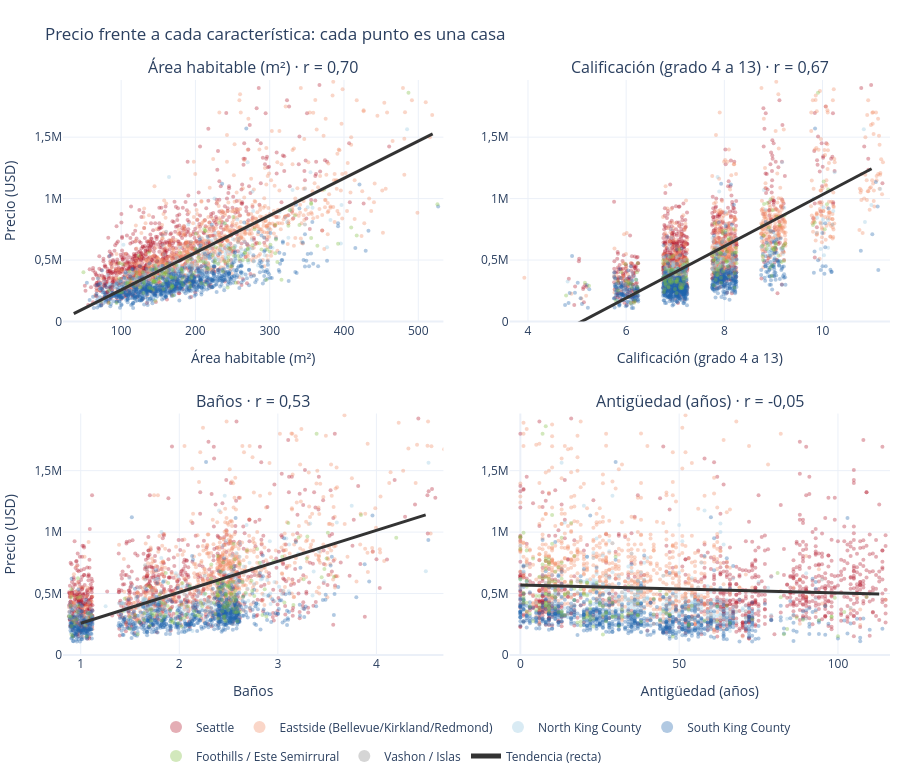
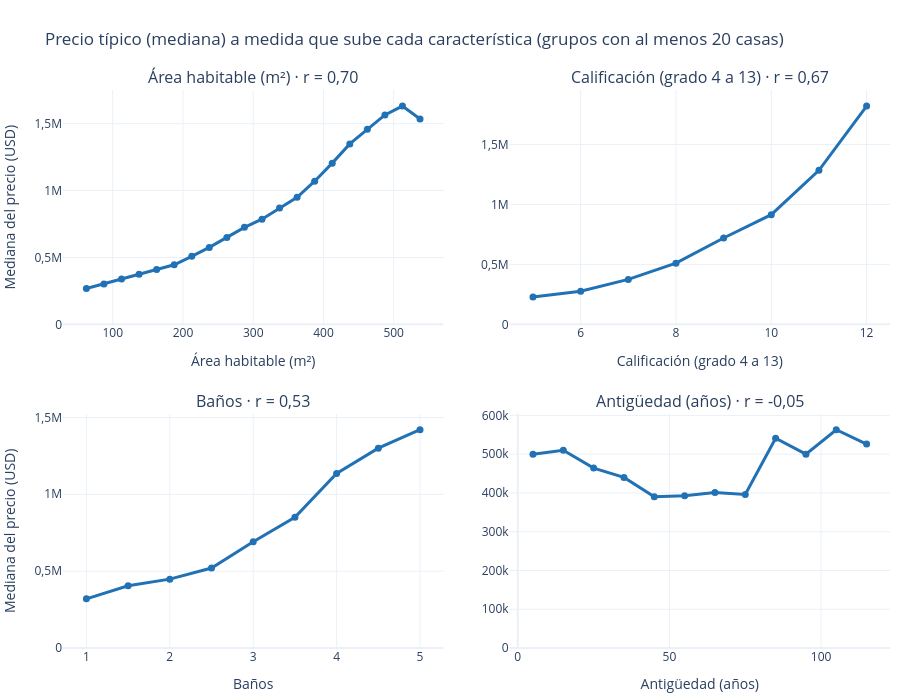

Notebook cell for these charts, in order:
### Markdown cell above
#### La correlación vista de cerca

Para cuatro variables (área habitable, calificación, baños y antigüedad) se muestran dos vistas:

- **Dispersión:** cada punto es una casa y la línea naranja es la tendencia recta. Si la nube sube y se pega a la línea, r es alta.
- **Líneas de mediana:** el precio típico por tramos. La antigüedad tiene forma de U, por eso su r es casi 0 (r solo mide relaciones en línea recta).

### Code cell
dash.figura_p1_dispersion(d, color_por="Municipio / Subregión").show()
dash.figura_p1_lineas(d).show()

### Figure 1 — Plotly figure (JSON) as saved in the notebook; plotly's stock layout.template omitted (floating-point values rounded to 4 significant figures; data arrays with more than 128 entries replaced by an {"elided": "..."} marker saying what was removed)
{"data": [{"customdata": {"elided": "897 str values"}, "hovertemplate": "Área habitable (m²): %{x:,.1f}<br>Precio: USD %{y:,.0f}<br>%{customdata}<extra></extra>", "legendgroup": "Seattle", "marker": {"color": "#b2182b", "opacity": 0.35, "size": 4}, "mode": "markers", "name": "Seattle", "showlegend": true, "type": "scatter", "x": {"elided": "897 float values"}, "xaxis": "x", "y": {"elided": "897 float values"}, "yaxis": "y"}, {"customdata": {"elided": "806 str values"}, "hovertemplate": "Área habitable (m²): %{x:,.1f}<br>Precio: USD %{y:,.0f}<br>%{customdata}<extra></extra>", "legendgroup": "Eastside (Bellevue/Kirkland/Redmond)", "marker": {"color": "#ef8a62", "opacity": 0.35, "size": 4}, "mode": "markers", "name": "Eastside (Bellevue/Kirkland/Redmond)", "showlegend": true, "type": "scatter", "x": {"elided": "806 float values"}, "xaxis": "x", "y": {"elided": "806 float values"}, "yaxis": "y"}, {"customdata": {"elided": "297 str values"}, "hovertemplate": "Área habitable (m²): %{x:,.1f}<br>Precio: USD %{y:,.0f}<br>%{customdata}<extra></extra>", "legendgroup": "North King County", "marker": {"color": "#92c5de", "opacity": 0.35, "size": 4}, "mode": "markers", "name": "North King County", "showlegend": true, "type": "scatter", "x": {"elided": "297 float values"}, "xaxis": "x", "y": {"elided": "297 float values"}, "yaxis": "y"}, {"customdata": {"elided": "819 str values"}, "hovertemplate": "Área habitable (m²): %{x:,.1f}<br>Precio: USD %{y:,.0f}<br>%{customdata}<extra></extra>", "legendgroup": "South King County", "marker": {"color": "#2166ac", "opacity": 0.35, "size": 4}, "mode": "markers", "name": "South King County", "showlegend": true, "type": "scatter", "x": {"elided": "819 float values"}, "xaxis": "x", "y": {"elided": "819 float values"}, "yaxis": "y"}, {"customdata": {"elided": "163 str values"}, "hovertemplate": "Área habitable (m²): %{x:,.1f}<br>Precio: USD %{y:,.0f}<br>%{customdata}<extra></extra>", "legendgroup": "Foothills / Este Semirrural", "marker": {"color": "#7fbc41", "opacity": 0.35, "size": 4}, "mode": "markers", "name": "Foothills / Este Semirrural", "showlegend": true, "type": "scatter", "x": {"elided": "163 float values"}, "xaxis": "x", "y": {"elided": "163 float values"}, "yaxis": "y"}, {"customdata": ["Vashon Island", "Vashon Island", "Vashon Island", "Vashon Island", "Vashon Island", "Vashon Island", "Vashon Island", "Vashon Island", "Vashon Island", "Vashon Island", "Vashon Island", "Vashon Island", "Vashon Island", "Vashon Island", "Vashon Island", "Vashon Island", "Vashon Island", "Vashon Island"], "hovertemplate": "Área habitable (m²): %{x:,.1f}<br>Precio: USD %{y:,.0f}<br>%{customdata}<extra></extra>", "legendgroup": "Vashon / Islas", "marker": {"color": "#878787", "opacity": 0.35, "size": 4}, "mode": "markers", "name": "Vashon / Islas", "showlegend": true, "type": "scatter", "x": [148.7, 115.2, 118.5, 257.3, 195.1, 124.5, 120.8, 194.2, 160.3, 156.0, 194.2, 130.1, 160.5, 347.5, 102.2, 191.4, 96.62, 189.5], "xaxis": "x", "y": [492500.0, 355000.0, 309600.0, 645000.0, 437500.0, 297000.0, 295000.0, 649000.0, 363800.0, 700000.0, 400000.0, 383000.0, 730000.0, 789000.0, 303000.0, 510000.0, 330000.0, 615000.0], "yaxis": "y"}, {"line": {"color": "#333333", "width": 3}, "mode": "lines", "name": "Tendencia (recta)", "showlegend": true, "type": "scatter", "x": [36.23, 46.09, 55.95, 65.81, 75.67, 85.53, 95.39, 105.2, 115.1, 125.0, 134.8, 144.7, 154.5, 164.4, 174.3, 184.1, 194.0, 203.8, 213.7, 223.6, 233.4, 243.3, 253.1, 263.0, 272.9, 282.7, 292.6, 302.4, 312.3, 322.2, 332.0, 341.9, 351.7, 361.6, 371.5, 381.3, 391.2, 401.0, 410.9, 420.8, 430.6, 440.5, 450.3, 460.2, 470.1, 479.9, 489.8, 499.6, 509.5, 519.4], "xaxis": "x", "y": [64670.0, 94510.0, 124400.0, 154200.0, 184000.0, 213900.0, 243700.0, 273500.0, 303400.0, 333200.0, 363100.0, 392900.0, 422700.0, 452600.0, 482400.0, 512300.0, 542100.0, 571900.0, 601800.0, 631600.0, 661500.0, 691300.0, 721100.0, 751000.0, 780800.0, 810700.0, 840500.0, 870300.0, 900200.0, 930000.0, 959900.0, 989700.0, 1020000.0, 1049000.0, 1079000.0, 1109000.0, 1139000.0, 1169000.0, 1199000.0, 1228000.0, 1258000.0, 1288000.0, 1318000.0, 1348000.0, 1378000.0, 1407000.0, 1437000.0, 1467000.0, 1497000.0, 1527000.0], "yaxis": "y"}, {"customdata": {"elided": "897 str values"}, "hovertemplate": "Calificación (grado 4 a 13): %{x:,.1f}<br>Precio: USD %{y:,.0f}<br>%{customdata}<extra></extra>", "legendgroup": "Seattle", "marker": {"color": "#b2182b", "opacity": 0.35, "size": 4}, "mode": "markers", "name": "Seattle", "showlegend": false, "type": "scatter", "x": {"elided": "897 float values"}, "xaxis": "x2", "y": {"elided": "897 float values"}, "yaxis": "y2"}, {"customdata": {"elided": "806 str values"}, "hovertemplate": "Calificación (grado 4 a 13): %{x:,.1f}<br>Precio: USD %{y:,.0f}<br>%{customdata}<extra></extra>", "legendgroup": "Eastside (Bellevue/Kirkland/Redmond)", "marker": {"color": "#ef8a62", "opacity": 0.35, "size": 4}, "mode": "markers", "name": "Eastside (Bellevue/Kirkland/Redmond)", "showlegend": false, "type": "scatter", "x": {"elided": "806 float values"}, "xaxis": "x2", "y": {"elided": "806 float values"}, "yaxis": "y2"}, {"customdata": {"elided": "297 str values"}, "hovertemplate": "Calificación (grado 4 a 13): %{x:,.1f}<br>Precio: USD %{y:,.0f}<br>%{customdata}<extra></extra>", "legendgroup": "North King County", "marker": {"color": "#92c5de", "opacity": 0.35, "size": 4}, "mode": "markers", "name": "North King County", "showlegend": false, "type": "scatter", "x": {"elided": "297 float values"}, "xaxis": "x2", "y": {"elided": "297 float values"}, "yaxis": "y2"}, {"customdata": {"elided": "819 str values"}, "hovertemplate": "Calificación (grado 4 a 13): %{x:,.1f}<br>Precio: USD %{y:,.0f}<br>%{customdata}<extra></extra>", "legendgroup": "South King County", "marker": {"color": "#2166ac", "opacity": 0.35, "size": 4}, "mode": "markers", "name": "South King County", "showlegend": false, "type": "scatter", "x": {"elided": "819 float values"}, "xaxis": "x2", "y": {"elided": "819 float values"}, "yaxis": "y2"}, {"customdata": {"elided": "163 str values"}, "hovertemplate": "Calificación (grado 4 a 13): %{x:,.1f}<br>Precio: USD %{y:,.0f}<br>%{customdata}<extra></extra>", "legendgroup": "Foothills / Este Semirrural", "marker": {"color": "#7fbc41", "opacity": 0.35, "size": 4}, "mode": "markers", "name": "Foothills / Este Semirrural", "showlegend": false, "type": "scatter", "x": {"elided": "163 float values"}, "xaxis": "x2", "y": {"elided": "163 float values"}, "yaxis": "y2"}, {"customdata": ["Vashon Island", "Vashon Island", "Vashon Island", "Vashon Island", "Vashon Island", "Vashon Island", "Vashon Island", "Vashon Island", "Vashon Island", "Vashon Island", "Vashon Island", "Vashon Island", "Vashon Island", "Vashon Island", "Vashon Island", "Vashon Island", "Vashon Island", "Vashon Island"], "hovertemplate": "Calificación (grado 4 a 13): %{x:,.1f}<br>Precio: USD %{y:,.0f}<br>%{customdata}<extra></extra>", "legendgroup": "Vashon / Islas", "marker": {"color": "#878787", "opacity": 0.35, "size": 4}, "mode": "markers", "name": "Vashon / Islas", "showlegend": false, "type": "scatter", "x": [7.129, 5.866, 5.842, 7.948, 7.795, 7.118, 6.203, 7.954, 7.16, 9.035, 7.124, 7.176, 8.939, 10.2, 5.994, 8.165, 6.102, 7.024], "xaxis": "x2", "y": [492500.0, 355000.0, 309600.0, 645000.0, 437500.0, 297000.0, 295000.0, 649000.0, 363800.0, 700000.0, 400000.0, 383000.0, 730000.0, 789000.0, 303000.0, 510000.0, 330000.0, 615000.0], "yaxis": "y2"}, {"line": {"color": "#333333", "width": 3}, "mode": "lines", "name": "Tendencia (recta)", "showlegend": false, "type": "scatter", "x": [4.0, 4.143, 4.286, 4.429, 4.571, 4.714, 4.857, 5.0, 5.143, 5.286, 5.429, 5.571, 5.714, 5.857, 6.0, 6.143, 6.286, 6.429, 6.571, 6.714, 6.857, 7.0, 7.143, 7.286, 7.429, 7.571, 7.714, 7.857, 8.0, 8.143, 8.286, 8.429, 8.571, 8.714, 8.857, 9.0, 9.143, 9.286, 9.429, 9.571, 9.714, 9.857, 10.0, 10.14, 10.29, 10.43, 10.57, 10.71, 10.86, 11.0], "xaxis": "x2", "y": [-229900.0, -199900.0, -169800.0, -139800.0, -109700.0, -79650.0, -49600.0, -19550.0, 10500.0, 40560.0, 70610.0, 100700.0, 130700.0, 160800.0, 190800.0, 220900.0, 250900.0, 281000.0, 311000.0, 341100.0, 371100.0, 401200.0, 431200.0, 461300.0, 491400.0, 521400.0, 551500.0, 581500.0, 611600.0, 641600.0, 671700.0, 701700.0, 731800.0, 761800.0, 791900.0, 821900.0, 852000.0, 882000.0, 912100.0, 942100.0, 972200.0, 1002000.0, 1032000.0, 1062000.0, 1092000.0, 1122000.0, 1153000.0, 1183000.0, 1213000.0, 1243000.0], "yaxis": "y2"}, {"customdata": {"elided": "897 str values"}, "hovertemplate": "Baños: %{x:,.1f}<br>Precio: USD %{y:,.0f}<br>%{customdata}<extra></extra>", "legendgroup": "Seattle", "marker": {"color": "#b2182b", "opacity": 0.35, "size": 4}, "mode": "markers", "name": "Seattle", "showlegend": false, "type": "scatter", "x": {"elided": "897 float values"}, "xaxis": "x3", "y": {"elided": "897 float values"}, "yaxis": "y3"}, {"customdata": {"elided": "806 str values"}, "hovertemplate": "Baños: %{x:,.1f}<br>Precio: USD %{y:,.0f}<br>%{customdata}<extra></extra>", "legendgroup": "Eastside (Bellevue/Kirkland/Redmond)", "marker": {"color": "#ef8a62", "opacity": 0.35, "size": 4}, "mode": "markers", "name": "Eastside (Bellevue/Kirkland/Redmond)", "showlegend": false, "type": "scatter", "x": {"elided": "806 float values"}, "xaxis": "x3", "y": {"elided": "806 float values"}, "yaxis": "y3"}, {"customdata": {"elided": "297 str values"}, "hovertemplate": "Baños: %{x:,.1f}<br>Precio: USD %{y:,.0f}<br>%{customdata}<extra></extra>", "legendgroup": "North King County", "marker": {"color": "#92c5de", "opacity": 0.35, "size": 4}, "mode": "markers", "name": "North King County", "showlegend": false, "type": "scatter", "x": {"elided": "297 float values"}, "xaxis": "x3", "y": {"elided": "297 float values"}, "yaxis": "y3"}, {"customdata": {"elided": "819 str values"}, "hovertemplate": "Baños: %{x:,.1f}<br>Precio: USD %{y:,.0f}<br>%{customdata}<extra></extra>", "legendgroup": "South King County", "marker": {"color": "#2166ac", "opacity": 0.35, "size": 4}, "mode": "markers", "name": "South King County", "showlegend": false, "type": "scatter", "x": {"elided": "819 float values"}, "xaxis": "x3", "y": {"elided": "819 float values"}, "yaxis": "y3"}, {"customdata": {"elided": "163 str values"}, "hovertemplate": "Baños: %{x:,.1f}<br>Precio: USD %{y:,.0f}<br>%{customdata}<extra></extra>", "legendgroup": "Foothills / Este Semirrural", "marker": {"color": "#7fbc41", "opacity": 0.35, "size": 4}, "mode": "markers", "name": "Foothills / Este Semirrural", "showlegend": false, "type": "scatter", "x": {"elided": "163 float values"}, "xaxis": "x3", "y": {"elided": "163 float values"}, "yaxis": "y3"}, {"customdata": ["Vashon Island", "Vashon Island", "Vashon Island", "Vashon Island", "Vashon Island", "Vashon Island", "Vashon Island", "Vashon Island", "Vashon Island", "Vashon Island", "Vashon Island", "Vashon Island", "Vashon Island", "Vashon Island", "Vashon Island", "Vashon Island", "Vashon Island", "Vashon Island"], "hovertemplate": "Baños: %{x:,.1f}<br>Precio: USD %{y:,.0f}<br>%{customdata}<extra></extra>", "legendgroup": "Vashon / Islas", "marker": {"color": "#878787", "opacity": 0.35, "size": 4}, "mode": "markers", "name": "Vashon / Islas", "showlegend": false, "type": "scatter", "x": [2.342, 0.9722, 1.695, 2.259, 2.296, 0.9373, 0.8987, 2.806, 1.679, 1.668, 2.592, 1.502, 1.654, 3.114, 1.055, 1.816, 1.092, 1.654], "xaxis": "x3", "y": [492500.0, 355000.0, 309600.0, 645000.0, 437500.0, 297000.0, 295000.0, 649000.0, 363800.0, 700000.0, 400000.0, 383000.0, 730000.0, 789000.0, 303000.0, 510000.0, 330000.0, 615000.0], "yaxis": "y3"}, {"line": {"color": "#333333", "width": 3}, "mode": "lines", "name": "Tendencia (recta)", "showlegend": false, "type": "scatter", "x": [1.0, 1.071, 1.143, 1.214, 1.286, 1.357, 1.429, 1.5, 1.571, 1.643, 1.714, 1.786, 1.857, 1.929, 2.0, 2.071, 2.143, 2.214, 2.286, 2.357, 2.429, 2.5, 2.571, 2.643, 2.714, 2.786, 2.857, 2.929, 3.0, 3.071, 3.143, 3.214, 3.286, 3.357, 3.429, 3.5, 3.571, 3.643, 3.714, 3.786, 3.857, 3.929, 4.0, 4.071, 4.143, 4.214, 4.286, 4.357, 4.429, 4.5], "xaxis": "x3", "y": [258800.0, 276800.0, 294800.0, 312800.0, 330700.0, 348700.0, 366700.0, 384700.0, 402700.0, 420700.0, 438700.0, 456700.0, 474700.0, 492700.0, 510700.0, 528700.0, 546700.0, 564600.0, 582600.0, 600600.0, 618600.0, 636600.0, 654600.0, 672600.0, 690600.0, 708600.0, 726600.0, 744600.0, 762600.0, 780600.0, 798500.0, 816500.0, 834500.0, 852500.0, 870500.0, 888500.0, 906500.0, 924500.0, 942500.0, 960500.0, 978500.0, 996500.0, 1014000.0, 1032000.0, 1050000.0, 1068000.0, 1086000.0, 1104000.0, 1122000.0, 1140000.0], "yaxis": "y3"}, {"customdata": {"elided": "897 str values"}, "hovertemplate": "Antigüedad (años): %{x:,.1f}<br>Precio: USD %{y:,.0f}<br>%{customdata}<extra></extra>", "legendgroup": "Seattle", "marker": {"color": "#b2182b", "opacity": 0.35, "size": 4}, "mode": "markers", "name": "Seattle", "showlegend": false, "type": "scatter", "x": {"elided": "897 float values"}, "xaxis": "x4", "y": {"elided": "897 float values"}, "yaxis": "y4"}, {"customdata": {"elided": "806 str values"}, "hovertemplate": "Antigüedad (años): %{x:,.1f}<br>Precio: USD %{y:,.0f}<br>%{customdata}<extra></extra>", "legendgroup": "Eastside (Bellevue/Kirkland/Redmond)", "marker": {"color": "#ef8a62", "opacity": 0.35, "size": 4}, "mode": "markers", "name": "Eastside (Bellevue/Kirkland/Redmond)", "showlegend": false, "type": "scatter", "x": {"elided": "806 float values"}, "xaxis": "x4", "y": {"elided": "806 float values"}, "yaxis": "y4"}, {"customdata": {"elided": "297 str values"}, "hovertemplate": "Antigüedad (años): %{x:,.1f}<br>Precio: USD %{y:,.0f}<br>%{customdata}<extra></extra>", "legendgroup": "North King County", "marker": {"color": "#92c5de", "opacity": 0.35, "size": 4}, "mode": "markers", "name": "North King County", "showlegend": false, "type": "scatter", "x": {"elided": "297 float values"}, "xaxis": "x4", "y": {"elided": "297 float values"}, "yaxis": "y4"}, {"customdata": {"elided": "819 str values"}, "hovertemplate": "Antigüedad (años): %{x:,.1f}<br>Precio: USD %{y:,.0f}<br>%{customdata}<extra></extra>", "legendgroup": "South King County", "marker": {"color": "#2166ac", "opacity": 0.35, "size": 4}, "mode": "markers", "name": "South King County", "showlegend": false, "type": "scatter", "x": {"elided": "819 float values"}, "xaxis": "x4", "y": {"elided": "819 float values"}, "yaxis": "y4"}, {"customdata": {"elided": "163 str values"}, "hovertemplate": "Antigüedad (años): %{x:,.1f}<br>Precio: USD %{y:,.0f}<br>%{customdata}<extra></extra>", "legendgroup": "Foothills / Este Semirrural", "marker": {"color": "#7fbc41", "opacity": 0.35, "size": 4}, "mode": "markers", "name": "Foothills / Este Semirrural", "showlegend": false, "type": "scatter", "x": {"elided": "163 float values"}, "xaxis": "x4", "y": {"elided": "163 float values"}, "yaxis": "y4"}, {"customdata": ["Vashon Island", "Vashon Island", "Vashon Island", "Vashon Island", "Vashon Island", "Vashon Island", "Vashon Island", "Vashon Island", "Vashon Island", "Vashon Island", "Vashon Island", "Vashon Island", "Vashon Island", "Vashon Island", "Vashon Island", "Vashon Island", "Vashon Island", "Vashon Island"], "hovertemplate": "Antigüedad (años): %{x:,.1f}<br>Precio: USD %{y:,.0f}<br>%{customdata}<extra></extra>", "legendgroup": "Vashon / Islas", "marker": {"color": "#878787", "opacity": 0.35, "size": 4}, "mode": "markers", "name": "Vashon / Islas", "showlegend": false, "type": "scatter", "x": [36.0, 71.0, 23.0, 45.0, 31.0, 90.0, 54.0, 27.0, 32.0, 13.0, 96.0, 104.0, 2.0, 23.0, 71.0, 32.0, 42.0, 95.0], "xaxis": "x4", "y": [492500.0, 355000.0, 309600.0, 645000.0, 437500.0, 297000.0, 295000.0, 649000.0, 363800.0, 700000.0, 400000.0, 383000.0, 730000.0, 789000.0, 303000.0, 510000.0, 330000.0, 615000.0], "yaxis": "y4"}, {"line": {"color": "#333333", "width": 3}, "mode": "lines", "name": "Tendencia (recta)", "showlegend": false, "type": "scatter", "x": [0.0, 2.306, 4.612, 6.918, 9.224, 11.53, 13.84, 16.14, 18.45, 20.76, 23.06, 25.37, 27.67, 29.98, 32.29, 34.59, 36.9, 39.2, 41.51, 43.82, 46.12, 48.43, 50.73, 53.04, 55.35, 57.65, 59.96, 62.27, 64.57, 66.88, 69.18, 71.49, 73.8, 76.1, 78.41, 80.71, 83.02, 85.33, 87.63, 89.94, 92.24, 94.55, 96.86, 99.16, 101.5, 103.8, 106.1, 108.4, 110.7, 113.0], "xaxis": "x4", "y": [569100.0, 567600.0, 566100.0, 564600.0, 563100.0, 561600.0, 560100.0, 558600.0, 557100.0, 555600.0, 554200.0, 552700.0, 551200.0, 549700.0, 548200.0, 546700.0, 545200.0, 543700.0, 542200.0, 540700.0, 539200.0, 537700.0, 536200.0, 534700.0, 533200.0, 531700.0, 530200.0, 528700.0, 527200.0, 525700.0, 524200.0, 522700.0, 521200.0, 519700.0, 518200.0, 516700.0, 515200.0, 513700.0, 512200.0, 510800.0, 509300.0, 507800.0, 506300.0, 504800.0, 503300.0, 501800.0, 500300.0, 498800.0, 497300.0, 495800.0], "yaxis": "y4"}], "layout": {"annotations": [{"font": {"size": 16}, "showarrow": false, "text": "Área habitable (m²) · r = 0,70", "x": 0.23, "xanchor": "center", "xref": "paper", "y": 1.0, "yanchor": "bottom", "yref": "paper"}, {"font": {"size": 16}, "showarrow": false, "text": "Calificación (grado 4 a 13) · r = 0,67", "x": 0.77, "xanchor": "center", "xref": "paper", "y": 1.0, "yanchor": "bottom", "yref": "paper"}, {"font": {"size": 16}, "showarrow": false, "text": "Baños · r = 0,53", "x": 0.23, "xanchor": "center", "xref": "paper", "y": 0.42, "yanchor": "bottom", "yref": "paper"}, {"font": {"size": 16}, "showarrow": false, "text": "Antigüedad (años) · r = -0,05", "x": 0.77, "xanchor": "center", "xref": "paper", "y": 0.42, "yanchor": "bottom", "yref": "paper"}], "height": 780, "legend": {"itemsizing": "constant", "orientation": "h", "title": {"text": ""}, "x": 0.5, "xanchor": "center", "y": -0.1, "yanchor": "top"}, "margin": {"b": 90, "l": 10, "r": 10, "t": 80}, "separators": ",.", "title": {"text": "Precio frente a cada característica: cada punto es una casa"}, "xaxis": {"anchor": "y", "domain": [0.0, 0.46], "range": [21.74, 533.9], "title": {"text": "Área habitable (m²)"}}, "xaxis2": {"anchor": "y2", "domain": [0.54, 1.0], "range": [3.625, 11.38], "title": {"text": "Calificación (grado 4 a 13)"}}, "xaxis3": {"anchor": "y3", "domain": [0.0, 0.46], "range": [0.82, 4.68], "title": {"text": "Baños"}}, "xaxis4": {"anchor": "y4", "domain": [0.54, 1.0], "range": [-3.39, 116.4], "title": {"text": "Antigüedad (años)"}}, "yaxis": {"anchor": "x", "domain": [0.58, 1.0], "range": [0, 1965000.0], "title": {"text": "Precio (USD)"}}, "yaxis2": {"anchor": "x2", "domain": [0.58, 1.0], "range": [0, 1965000.0], "title": {"text": ""}}, "yaxis3": {"anchor": "x3", "domain": [0.0, 0.42], "range": [0, 1965000.0], "title": {"text": "Precio (USD)"}}, "yaxis4": {"anchor": "x4", "domain": [0.0, 0.42], "range": [0, 1965000.0], "title": {"text": ""}}}}

### Figure 2 — Plotly figure (JSON) as saved in the notebook; plotly's stock layout.template omitted (floating-point values rounded to 4 significant figures)
{"data": [{"customdata": [443, 1561, 2474, 2997, 2948, 2623, 2206, 1731, 1269, 1001, 695, 483, 329, 239, 169, 94, 60, 49, 38, 27], "hovertemplate": "Área habitable (m²): %{x:,.1f}<br>Mediana: USD %{y:,.0f}<br>Viviendas: %{customdata:,.0f}<extra></extra>", "line": {"color": "#2171b5", "width": 3}, "marker": {"size": 7}, "mode": "lines+markers", "showlegend": false, "type": "scatter", "x": [62.5, 87.5, 112.5, 137.5, 162.5, 187.5, 212.5, 237.5, 262.5, 287.5, 312.5, 337.5, 362.5, 387.5, 412.5, 437.5, 462.5, 487.5, 512.5, 537.5], "xaxis": "x", "y": [267800.0, 301000.0, 339000.0, 375000.0, 410000.0, 445000.0, 508600.0, 575000.0, 650000.0, 725000.0, 786000.0, 870500.0, 950000.0, 1070000.0, 1205000.0, 1348000.0, 1458000.0, 1565000.0, 1631000.0, 1535000.0], "yaxis": "y"}, {"customdata": [227, 2010, 8956, 6064, 2615, 1134, 399, 89], "hovertemplate": "Calificación (grado 4 a 13): %{x:,.1f}<br>Mediana: USD %{y:,.0f}<br>Viviendas: %{customdata:,.0f}<extra></extra>", "line": {"color": "#2171b5", "width": 3}, "marker": {"size": 7}, "mode": "lines+markers", "showlegend": false, "type": "scatter", "x": [5.0, 6.0, 7.0, 8.0, 9.0, 10.0, 11.0, 12.0], "xaxis": "x2", "y": [227400.0, 276200.0, 375000.0, 510000.0, 720000.0, 914300.0, 1284000.0, 1820000.0], "yaxis": "y2"}, {"customdata": [3860, 4492, 3977, 6562, 1342, 886, 215, 123, 34], "hovertemplate": "Baños: %{x:,.1f}<br>Mediana: USD %{y:,.0f}<br>Viviendas: %{customdata:,.0f}<extra></extra>", "line": {"color": "#2171b5", "width": 3}, "marker": {"size": 7}, "mode": "lines+markers", "showlegend": false, "type": "scatter", "x": [1.0, 1.5, 2.0, 2.5, 3.0, 3.5, 4.0, 4.5, 5.0], "xaxis": "x3", "y": [320000.0, 405000.0, 448000.0, 520000.0, 691800.0, 850000.0, 1135000.0, 1300000.0, 1420000.0], "yaxis": "y3"}, {"customdata": [3025, 2711, 2475, 2577, 2143, 2405, 2176, 1143, 893, 907, 805, 261], "hovertemplate": "Antigüedad (años): %{x:,.1f}<br>Mediana: USD %{y:,.0f}<br>Viviendas: %{customdata:,.0f}<extra></extra>", "line": {"color": "#2171b5", "width": 3}, "marker": {"size": 7}, "mode": "lines+markers", "showlegend": false, "type": "scatter", "x": [5.0, 15.0, 25.0, 35.0, 45.0, 55.0, 65.0, 75.0, 85.0, 95.0, 105.0, 115.0], "xaxis": "x4", "y": [500000.0, 510000.0, 464000.0, 440000.0, 390000.0, 392500.0, 401000.0, 396000.0, 541000.0, 500000.0, 563000.0, 526000.0], "yaxis": "y4"}], "layout": {"annotations": [{"font": {"size": 16}, "showarrow": false, "text": "Área habitable (m²) · r = 0,70", "x": 0.23, "xanchor": "center", "xref": "paper", "y": 1.0, "yanchor": "bottom", "yref": "paper"}, {"font": {"size": 16}, "showarrow": false, "text": "Calificación (grado 4 a 13) · r = 0,67", "x": 0.77, "xanchor": "center", "xref": "paper", "y": 1.0, "yanchor": "bottom", "yref": "paper"}, {"font": {"size": 16}, "showarrow": false, "text": "Baños · r = 0,53", "x": 0.23, "xanchor": "center", "xref": "paper", "y": 0.42, "yanchor": "bottom", "yref": "paper"}, {"font": {"size": 16}, "showarrow": false, "text": "Antigüedad (años) · r = -0,05", "x": 0.77, "xanchor": "center", "xref": "paper", "y": 0.42, "yanchor": "bottom", "yref": "paper"}], "height": 700, "legend": {"orientation": "h", "title": {"text": ""}, "x": 0, "y": 1.02, "yanchor": "bottom"}, "margin": {"b": 10, "l": 10, "r": 10, "t": 90}, "separators": ",.", "title": {"text": "Precio típico (mediana) a medida que sube cada característica (grupos con al menos 20 casas)"}, "xaxis": {"anchor": "y", "domain": [0.0, 0.46], "title": {"text": "Área habitable (m²)"}}, "xaxis2": {"anchor": "y2", "domain": [0.54, 1.0], "title": {"text": "Calificación (grado 4 a 13)"}}, "xaxis3": {"anchor": "y3", "domain": [0.0, 0.46], "title": {"text": "Baños"}}, "xaxis4": {"anchor": "y4", "domain": [0.54, 1.0], "title": {"text": "Antigüedad (años)"}}, "yaxis": {"anchor": "x", "domain": [0.58, 1.0], "rangemode": "tozero", "title": {"text": "Mediana del precio (USD)"}}, "yaxis2": {"anchor": "x2", "domain": [0.58, 1.0], "rangemode": "tozero", "title": {"text": ""}}, "yaxis3": {"anchor": "x3", "domain": [0.0, 0.42], "rangemode": "tozero", "title": {"text": "Mediana del precio (USD)"}}, "yaxis4": {"anchor": "x4", "domain": [0.0, 0.42], "rangemode": "tozero", "title": {"text": ""}}}}
